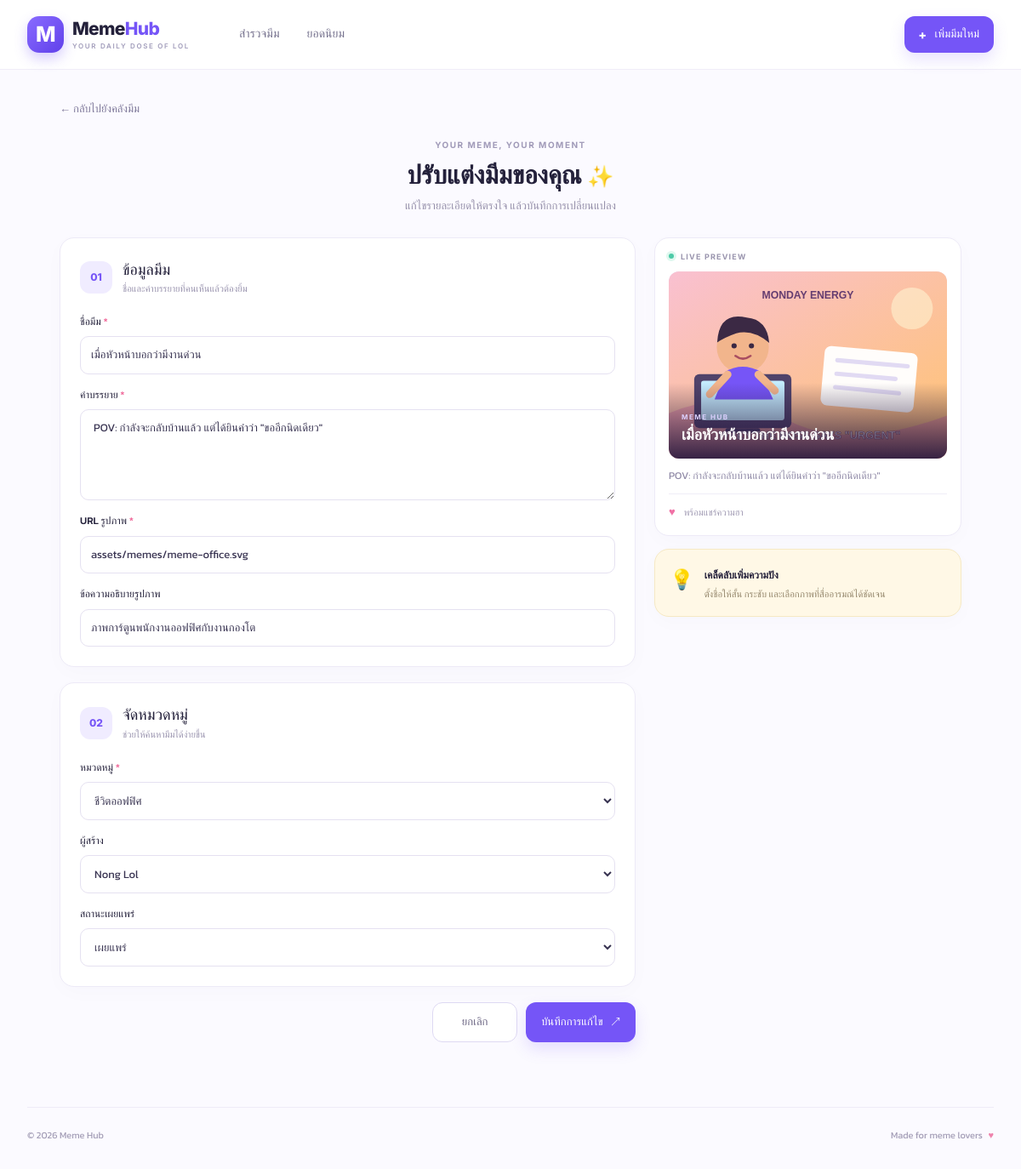
The app's page /meme_form.php?id=1 with its own data.
### tables this page shows
CREATE TABLE memes (
  id INT UNSIGNED NOT NULL AUTO_INCREMENT,
  title VARCHAR(150) NOT NULL,
  caption TEXT NOT NULL,
  image_url VARCHAR(1000) NOT NULL,
  alt_text VARCHAR(255) NULL,
  category_id INT UNSIGNED NOT NULL,
  created_by INT UNSIGNED NOT NULL,
  status VARCHAR(20) NOT NULL DEFAULT 'published',
  view_count INT UNSIGNED NOT NULL DEFAULT 0,
  like_count INT UNSIGNED NOT NULL DEFAULT 0,
  created_at TIMESTAMP NOT NULL DEFAULT CURRENT_TIMESTAMP,
  updated_at TIMESTAMP NOT NULL DEFAULT CURRENT_TIMESTAMP ON UPDATE CURRENT_TIMESTAMP,
  PRIMARY KEY (id),
  KEY idx_memes_status_date (status, created_at),
  KEY idx_memes_category (category_id),
  KEY idx_memes_creator (created_by),
  CONSTRAINT fk_memes_category FOREIGN KEY (category_id) REFERENCES categories(id) ON UPDATE CASCADE ON DELETE RESTRICT,
  CONSTRAINT fk_memes_creator FOREIGN KEY (created_by) REFERENCES users(id) ON UPDATE CASCADE ON DELETE RESTRICT
);

CREATE TABLE categories (
  id INT UNSIGNED NOT NULL AUTO_INCREMENT,
  name VARCHAR(80) NOT NULL,
  slug VARCHAR(100) NOT NULL,
  description VARCHAR(255) NULL,
  color_hex CHAR(7) NOT NULL DEFAULT '#7C5CFC',
  created_at TIMESTAMP NOT NULL DEFAULT CURRENT_TIMESTAMP,
  PRIMARY KEY (id),
  UNIQUE KEY uq_categories_slug (slug)
);

CREATE TABLE users (
  id INT UNSIGNED NOT NULL AUTO_INCREMENT,
  display_name VARCHAR(100) NOT NULL,
  email VARCHAR(190) NOT NULL,
  avatar_url VARCHAR(500) NULL,
  role VARCHAR(30) NOT NULL DEFAULT 'member',
  created_at TIMESTAMP NOT NULL DEFAULT CURRENT_TIMESTAMP,
  updated_at TIMESTAMP NOT NULL DEFAULT CURRENT_TIMESTAMP ON UPDATE CURRENT_TIMESTAMP,
  PRIMARY KEY (id),
  UNIQUE KEY uq_users_email (email)
);

### includes/functions.php (called while the page is built, shortened)
<?php
function e(?string $value): string
{
    return htmlspecialchars($value ?? '', ENT_QUOTES | ENT_SUBSTITUTE, 'UTF-8');
}
function safeImageUrl(string $url): string
{
    if (str_starts_with($url, 'assets/')) {
        return $url;
    }
    $scheme = parse_url($url, PHP_URL_SCHEME);
    return in_array(strtolower((string)$scheme), ['http', 'https'], true) ? $url : 'assets/memes/meme-default.svg';
}

### meme_form.php (the view, shortened to what this page needs)
<?php
require_once __DIR__ . '/includes/functions.php';
$pdo = getPDO();
$id = filter_input(INPUT_GET, 'id', FILTER_VALIDATE_INT) ?: 0;
$isEdit = $id > 0;
$meme = ['title' => '', 'caption' => '', 'image_url' => 'assets/memes/meme-default.svg', 'alt_text' => '', 'category_id' => '', 'created_by' => 1, 'status' => 'published'];
if ($isEdit) {
    $stmt = $pdo->prepare('SELECT * FROM memes WHERE id = :id');
    $stmt->execute(['id' => $id]);
    $existing = $stmt->fetch();
    $meme = $existing;
}
$categories = $pdo->query('SELECT id, name FROM categories ORDER BY name')->fetchAll();
$users = $pdo->query('SELECT id, display_name FROM users ORDER BY display_name')->fetchAll();
require __DIR__ . '/includes/header.php';
?>
<section class="form-page">
  <a class="back-link" href="index.php">← กลับไปยังคลังมีม</a>
  <div class="form-intro"><div class="eyebrow muted-eyebrow">YOUR MEME, YOUR MOMENT</div><h1><?= $isEdit ? 'ปรับแต่งมีมของคุณ' : 'มาเพิ่มมีมกันเถอะ' ?> <span>✨</span></h1><p><?= $isEdit ? 'แก้ไขรายละเอียดให้ตรงใจ แล้วบันทึกการเปลี่ยนแปลง' : 'มีมดี ๆ ต้องแบ่งปัน กรอกรายละเอียดด้านล่างแล้วปล่อยความฮาได้เลย' ?></p></div>
  <form class="meme-form" method="post" action="meme_form.php<?= $isEdit ? '?id=' . $id : '' ?>">
    <div class="form-main"><div class="form-card"><div class="form-card-title"><span class="step-number">01</span><div><h2>ข้อมูลมีม</h2><p>ชื่อและคำบรรยายที่คนเห็นแล้วต้องยิ้ม</p></div></div>
      <label class="field-label" for="title">ชื่อมีม <span class="required">*</span></label><input class="field-input" id="title" name="title" maxlength="150" required value="<?= e((string)$meme['title']) ?>" placeholder="เช่น เมื่อวันจันทร์มาถึงอีกครั้ง">
      <label class="field-label" for="caption">คำบรรยาย <span class="required">*</span></label><textarea class="field-input field-textarea" id="caption" name="caption" maxlength="1000" required rows="4" placeholder="ใส่แคปชันโดน ๆ ของมีมนี้..."> <?= e((string)$meme['caption']) ?></textarea>
      <label class="field-label" for="image_url">URL รูปภาพ <span class="required">*</span></label><input class="field-input" id="image_url" name="image_url" required value="<?= e((string)$meme['image_url']) ?>" placeholder="assets/memes/meme-default.svg หรือ https://...">
      <label class="field-label" for="alt_text">ข้อความอธิบายรูปภาพ</label><input class="field-input" id="alt_text" name="alt_text" maxlength="255" value="<?= e((string)$meme['alt_text']) ?>" placeholder="อธิบายรูปภาพสั้น ๆ เพื่อการเข้าถึง">
    </div><div class="form-card"><div class="form-card-title"><span class="step-number">02</span><div><h2>จัดหมวดหมู่</h2><p>ช่วยให้ค้นหามีมได้ง่ายขึ้น</p></div></div>
      <label class="field-label" for="category_id">หมวดหมู่ <span class="required">*</span></label><select class="field-input" id="category_id" name="category_id" required><option value="">เลือกหมวดหมู่</option><?php foreach ($categories as $category): ?><option value="<?= (int)$category['id'] ?>" <?= (int)$meme['category_id'] === (int)$category['id'] ? 'selected' : '' ?>><?= e($category['name']) ?></option><?php endforeach; ?></select>
      <label class="field-label" for="created_by">ผู้สร้าง</label><select class="field-input" id="created_by" name="created_by" required><?php foreach ($users as $user): ?><option value="<?= (int)$user['id'] ?>" <?= (int)$meme['created_by'] === (int)$user['id'] ? 'selected' : '' ?>><?= e($user['display_name']) ?></option><?php endforeach; ?></select>
      <label class="field-label" for="status">สถานะเผยแพร่</label><select class="field-input" id="status" name="status"><option value="published" <?= $meme['status'] === 'published' ? 'selected' : '' ?>>เผยแพร่</option><option value="draft" <?= $meme['status'] === 'draft' ? 'selected' : '' ?>>ฉบับร่าง</option></select>
    </div><div class="form-actions"><a class="button button-outline" href="index.php">ยกเลิก</a><button class="button button-primary" type="submit"><?= $isEdit ? 'บันทึกการแก้ไข' : 'บันทึกมีม' ?> <span>↗</span></button></div></div>
    <aside class="form-side"><div class="preview-card"><div class="preview-label"><span class="live-dot"></span> LIVE PREVIEW</div><div class="preview-art"><img id="image-preview" src="<?= e(safeImageUrl((string)$meme['image_url'])) ?>" alt="ตัวอย่างมีม"><div class="preview-gradient"><span id="preview-category">MEME HUB</span><strong id="preview-title"><?= e((string)($meme['title'] ?: 'ตัวอย่างชื่อมีม')) ?></strong></div></div><div class="preview-caption" id="preview-caption"><?= e((string)($meme['caption'] ?: 'คำบรรยายมีมของคุณจะแสดงที่นี่')) ?></div><div class="preview-like">♥ <span>พร้อมแชร์ความฮา</span></div></div><div class="tip-card"><span>💡</span><div><strong>เคล็ดลับเพิ่มความปัง</strong><p>ตั้งชื่อให้สั้น กระชับ และเลือกภาพที่สื่ออารมณ์ได้ชัดเจน</p></div></div></aside>
  </form>
</section>
<?php require __DIR__ . '/includes/footer.php'; ?>

### assets/style.css (style rules this page uses)
:root { --ink:#24213b;--muted:#8d8aa5;--purple:#7555f7;--purple-dark:#5e43dc;--lavender:#f2efff;--line:#eceaf5;--surface:#fff;--bg:#fbfaff;--pink:#ff6fae;--yellow:#ffce65;--green:#32b8a7;--shadow:0 16px 40px rgba(50,35,100,.07) }
* { box-sizing:border-box }
body { margin:0;background:var(--bg);color:var(--ink);font-family:'Kanit','Inter',sans-serif;font-size:15px;line-height:1.6 }
a { color:inherit;text-decoration:none }
button,input,textarea,select { font:inherit }
.button { border:0;border-radius:12px;padding:12px 18px;display:inline-flex;align-items:center;justify-content:center;gap:10px;font-weight:500;cursor:pointer;transition:transform .15s,box-shadow .15s }
.button-primary { background:var(--purple);color:#fff;box-shadow:0 8px 18px #7555f72b }
.button-outline { border:1px solid #ded9f3;color:#6b6583;background:white }
.eyebrow { display:flex;align-items:center;gap:8px;color:#e3dbff;font:700 10px Inter,sans-serif;letter-spacing:1.6px }
.muted-eyebrow { color:#a19bb9;font-size:10px;letter-spacing:1.5px }
.form-page { max-width:1060px;margin:0 auto }
.back-link { display:inline-block;font-size:13px;color:#817b9c;margin:8px 0 20px }
.form-intro { text-align:center;margin:5px auto 26px }
.form-intro .eyebrow { justify-content:center }
.form-intro h1 { font-size:30px;margin:6px 0 2px;font-weight:600 }
.form-intro h1 span { font-size:25px }
.form-intro p { margin:0;color:#9690aa;font-size:13px }
.meme-form { display:grid;grid-template-columns:minmax(0,1.5fr) minmax(260px,.8fr);gap:22px;align-items:start }
.form-main { display:flex;flex-direction:column;gap:18px }
.form-card,.preview-card,.tip-card { background:#fff;border:1px solid #edeaf7;border-radius:17px;padding:23px;box-shadow:0 6px 24px #31216b05 }
.form-card-title { display:flex;gap:12px;align-items:center;margin-bottom:20px }
.step-number { width:38px;height:38px;display:grid;place-items:center;background:#f0ecff;color:#7655f7;border-radius:12px;font:800 12px Inter,sans-serif }
.form-card-title h2 { font-size:18px;margin:0;font-weight:500 }
.form-card-title p { margin:0;color:#9993ae;font-size:11px }
.field-label { display:block;font-size:12px;font-weight:500;margin:15px 0 7px }
.required { color:#f06b9b }
.field-input { display:block;width:100%;border:1px solid #e5e1f1;border-radius:10px;padding:11px 12px;background:#fff;color:#393452;outline:0;font-size:13px;transition:border .15s,box-shadow .15s }
.field-input::placeholder { color:#b3aec4 }
.field-textarea { resize:vertical }
.form-actions { display:flex;justify-content:flex-end;gap:10px }
.form-actions .button { font-size:13px;min-width:100px }
.form-side { display:flex;flex-direction:column;gap:15px }
.preview-card { padding:16px }
.preview-label { font:700 9px Inter,sans-serif;letter-spacing:1.2px;color:#9a95ae;display:flex;align-items:center;gap:8px;margin-bottom:12px }
.live-dot { width:6px;height:6px;background:#4dcaa7;border-radius:50%;box-shadow:0 0 0 3px #dff8ef }
.preview-art { height:220px;border-radius:12px;overflow:hidden;position:relative;background:#eae4ff }
.preview-art>img { width:100%;height:100%;object-fit:cover }
.preview-gradient { position:absolute;inset:auto 0 0;padding:35px 15px 15px;background:linear-gradient(transparent,#24163ce8);color:white;display:flex;flex-direction:column;gap:4px }
.preview-gradient span { font:700 8px Inter,sans-serif;letter-spacing:1.5px;color:#ddd2ff }
.preview-gradient strong { font-size:18px;line-height:1.35 }
.preview-caption { font-size:12px;color:#8f89a6;padding:11px 0;min-height:41px }
.preview-like { border-top:1px solid #f0edf7;padding-top:11px;color:#f070a5;font-size:13px }
.preview-like span { font-size:11px;color:#a09ab3;margin-left:7px }
.tip-card { display:flex;gap:12px;padding:17px;background:#fff8e6;border-color:#f6e9c4 }
.tip-card>span { font-size:23px }
.tip-card strong { font-size:12px }
.tip-card p { font-size:11px;color:#92856a;line-height:1.55;margin:3px 0 0 }

### records on screen
memes: title "เมื่อหัวหน้าบอกว่ามีงานด่วน", caption "POV: กำลังจะกลับบ้านแล้ว แต่ได้ยินคำว่า \"ขออีกนิดเดียว\"", image_url "assets/memes/meme-office.svg", alt_text "ภาพการ์ตูนพนักงานออฟฟิศกับงานกองโต", category_id "ชีวิตออฟฟิศ", created_by "Nong Lol", status "เผยแพร่", image_url (picture)
